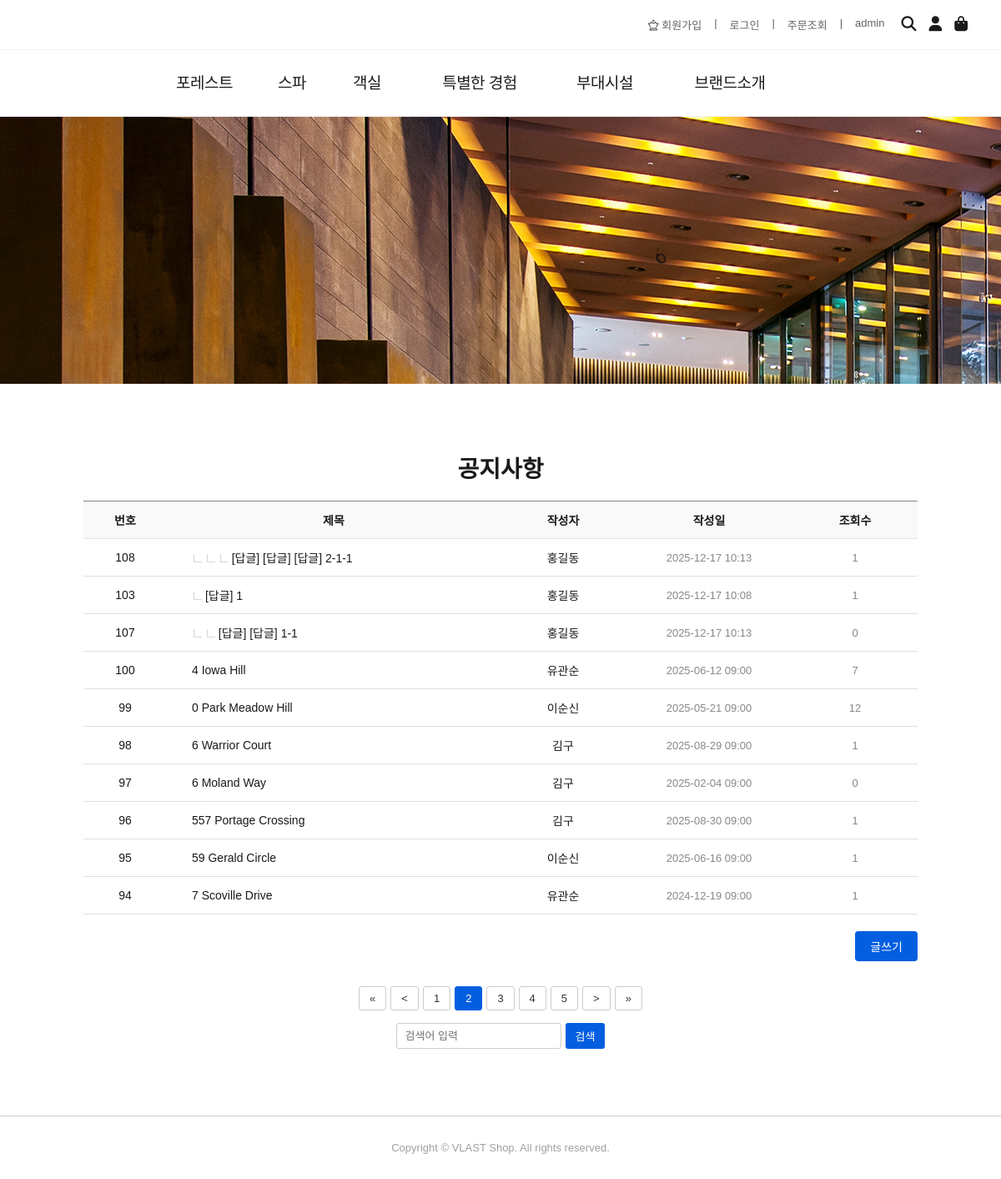
Page /board/list/?page=2 on the committed database.
### board/models.py (models this page shows, shortened)
class Board(models.Model):
    bno = models.AutoField(primary_key=True)
    btitle = models.CharField(max_length=1000)
    bcontent = models.TextField()
    member = models.ForeignKey(Member,on_delete=models.SET_NULL,null=True)
    bgroup = models.IntegerField(default=0)
    bstep = models.IntegerField(default=0)
    bindent = models.IntegerField(default=0)
    bhit = models.IntegerField(default=0) #조회수
    bfile = models.FileField(default='',null=True)
    bdate = models.DateTimeField(auto_now=True)

### member/models.py (models this page shows, shortened)
class Member(models.Model):
    id = models.CharField(max_length=50,primary_key=True)
    pw = models.CharField(max_length=100)
    name = models.CharField(max_length=50)
    phone = models.CharField(max_length=13,default='010-0000-0000')
    gender = models.CharField(max_length=10,default='남자')
    hobby = models.CharField(max_length=100,default='게임')
    mdate = models.DateTimeField(auto_now=True)

### board/views.py (the view)
# urls.py: path('list/', views.list, name='list'),
def list(request):
    qs = Board.objects.all().order_by('-bgroup','bstep')
    paginator = Paginator(qs,10)  # 101 -> 11
    page = int(request.GET.get('page',1))
    list_qs = paginator.get_page(page) # 1page -> 게시글 10개를 전달
    context = {'list':list_qs,'page':page}
    return render(request,'board/list.html',context)

### board/templates/board/list.html (shortened to what this page needs)
{% extends "base.html" %}
{% block css-block %}
<link rel='stylesheet' href='/static/css/list.css'>
{% endblock css-block %}
{% block body-block %}
  <div class="board-container">
    <div class="board-title">공지사항</div>
    <table class="board-table">
      <colgroup>
        <col width='10%'>
        <col width='*'>
        <col width='15%'>
        <col width='20%'>
        <col width='15%'>
      </colgroup>
      <thead>
        <tr>
          <th>번호</th>
          <th>제목</th>
          <th>작성자</th>
          <th>작성일</th>
          <th>조회수</th>
        </tr>
      </thead>
      <tbody>
        {% if list %}
          {% for b in list  %}
            <tr>
              <td>{{b.bno}}</td>
              <td class="title">
                <a href="/board/view/{{b.bno}}/">
                  {% for i in ''|rjust:b.bindent %}
                  <img src='/static/images/icon_reply.292031fe.png' style='width:10px;margin-left:2px;' >
                  {% endfor %}
                  {{b.btitle}}
                </a>
              </td>
              <td>{{b.member.name}}</td>
              <td class="date">{{b.bdate|date:'Y-m-d H:i'}}</td>
              <td class="views">{{b.bhit}}</td>
            </tr>
          {% endfor %}
        {% else %}
          <tr>
            <td colspan='5'>데이터가 없습니다.</td>
          </tr>
        {% endif %}
      </tbody>
    </table>
    <div class="write-box">
      <a href="/board/write/" class="write-btn">글쓰기</a>
    </div>
    <div class="board-footer" >
        <div class="pagination">
            {% if list.has_previous  %}
              <a href="/board/list/?page=1">&laquo;</a>
              <a href="/board/list/?page={{list.previous_page_number}}">&lt;</a>
            {% else %}
              <a>&laquo;</a>
              <a>&lt;</a>
            {% endif %}
            {% for p in list.paginator.page_range  %}
               {% if p >= list.number|add:'-3' and p <= list.number|add:'3' %}
                  {% if p == list.number %}
                      <a class="active">{{p}}</a>
                  {% else %}
                      <a href="/board/list/?page={{p}}">{{p}}</a>
                  {% endif %}
               {% endif %}
            {% endfor %}
            {% if list.has_next  %}
              <a href="/board/list/?page={{list.next_page_number}}">&gt;</a>
              <a href="/board/list/?page={{list.paginator.num_pages}}">&raquo;</a>
            {% else %}
              <a>&gt;</a>
              <a>&raquo;</a>
            {% endif %}
        </div>
        <div class="search-box">
            <input type="text" placeholder="검색어 입력">
            <button>검색</button>
        </div>
    </div>
  </div>
{% endblock body-block %}

### static/css/style.css (style rules this page uses)
body { font-family: 'Arial', sans-serif; margin: 0; padding: 0; background: #fff; color: #1a1a1a; }
a { text-decoration: none; color: inherit; }

### static/css/list.css (style rules this page uses)
body { font-family: 'Arial', sans-serif; margin: 0; padding: 0; background: #fff; color: #1a1a1a; }
.board-container { max-width: 1000px; margin: 80px auto; padding: 0 20px; }
.board-title { font-size: 28px; font-weight: bold; margin-bottom: 20px; text-align: center; }
table.board-table { width: 100%; border-collapse: collapse; font-size: 14px; }
.board-table th, .board-table td { border-bottom: 1px solid #e0e0e0; padding: 12px 10px; text-align: center; }
.board-table th { background-color: #f9f9f9; font-weight: 600; border-top:1px solid #848484; }
.board-table td.title { text-align:left; padding-left:30px; }
.board-table td.title a { color: #1a1a1a; text-decoration: none; }
.board-table td.date, .board-table td.views { color: #888; font-size: 13px; }
.write-box { width: 100%; display: flex; justify-content: flex-end; margin-top: 20px; }
.write-btn { padding: 8px 18px; background-color: #035fe0; color: #fff; font-size: 14px; border-radius: 4px; text-decoration: none; }
.board-footer { margin-top: 30px; display: flex; justify-content: space-between; align-items: center; flex-wrap: wrap; gap: 10px; }
.pagination { display: flex; gap: 5px; justify-content: center; }
.pagination a { padding: 6px 12px; text-decoration: none; border: 1px solid #ccc; color: #333; font-size: 13px; border-radius: 3px; }
.pagination a.active { background-color: #035fe0; color: white; border-color: #035fe0; }
.search-box { display: flex; gap: 5px; justify-content: center; }
.search-box input { padding: 6px 10px; border: 1px solid #ccc; border-radius: 3px; font-size: 13px; }
.search-box button { padding: 6px 12px; background-color: #035fe0; color: white; border: none; border-radius: 3px; font-size: 13px; cursor: pointer; }
.board-footer { margin-top: 30px; display: flex; flex-direction: column; align-items: center; gap: 15px; }

### rows in the picture
Board: bno "108", bindent 3 (drawn), btitle "[답글] [답글] [답글] 2-1-1", member.name "홍길동", bdate "2025-12-17 10:13", bhit "1"
Board: bno "103", bindent 1 (drawn), btitle "[답글] 1", member.name "홍길동", bdate "2025-12-17 10:08", bhit "1"
Board: bno "107", bindent 2 (drawn), btitle "[답글] [답글] 1-1", member.name "홍길동", bdate "2025-12-17 10:13", bhit "0"
Board: bno "100", btitle "4 Iowa Hill", member.name "유관순", bdate "2025-06-12 09:00", bhit "7"
Board: bno "99", btitle "0 Park Meadow Hill", member.name "이순신", bdate "2025-05-21 09:00", bhit "12"
Board: bno "98", btitle "6 Warrior Court", member.name "김구", bdate "2025-08-29 09:00", bhit "1"
Board: bno "97", btitle "6 Moland Way", member.name "김구", bdate "2025-02-04 09:00", bhit "0"
Board: bno "96", btitle "557 Portage Crossing", member.name "김구", bdate "2025-08-30 09:00", bhit "1"
Board: bno "95", btitle "59 Gerald Circle", member.name "이순신", bdate "2025-06-16 09:00", bhit "1"
Board: bno "94", btitle "7 Scoville Drive", member.name "유관순", bdate "2024-12-19 09:00", bhit "1"

### other values in the picture
{{ p }} "1" "3" "4" "5"
{{ p }} "2"
